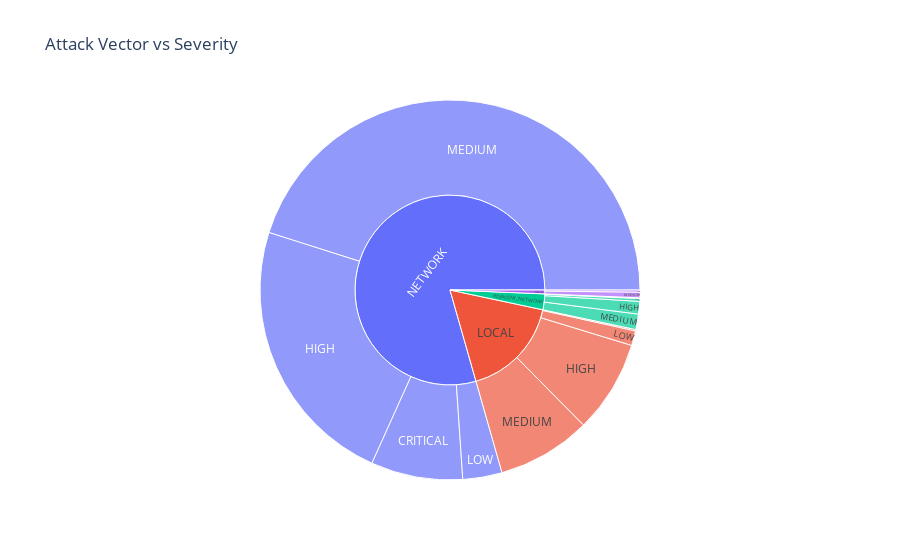

Notebook cell for this chart:
### Markdown cell above
### Correlation Analysis

### Code cell
# Analyze relationship between attack vector and severity
attack_severity = df[df['attack_vector'] != ''].groupby(['attack_vector', 'cvss_severity']).size().reset_index(name='count')

if not attack_severity.empty:
    fig = px.sunburst(
        attack_severity,
        path=['attack_vector', 'cvss_severity'],
        values='count',
        title='Attack Vector vs Severity'
    )
    fig.show()

# Severity by attack complexity
complexity_severity = df[df['attack_complexity'] != ''].groupby(['attack_complexity', 'cvss_severity']).size().reset_index(name='count')

if not complexity_severity.empty:
    fig2 = px.bar(
        complexity_severity,
        x='attack_complexity',
        y='count',
        color='cvss_severity',
        title='Attack Complexity vs Severity',
        barmode='group'
    )
    fig2.show()

### Figure 1 — Plotly figure (JSON) as saved in the notebook; plotly's stock layout.template omitted (floating-point values rounded to 4 significant figures)
{"data": [{"branchvalues": "total", "domain": {"x": [0, 1], "y": [0, 1]}, "hovertemplate": "labels=%{label}<br>count=%{value}<br>parent=%{parent}<br>id=%{id}<extra></extra>", "ids": ["ADJACENT_NETWORK/CRITICAL", "ADJACENT_NETWORK/HIGH", "ADJACENT_NETWORK/LOW", "ADJACENT_NETWORK/MEDIUM", "LOCAL/CRITICAL", "LOCAL/HIGH", "LOCAL/LOW", "LOCAL/MEDIUM", "NETWORK/CRITICAL", "NETWORK/HIGH", "NETWORK/LOW", "NETWORK/MEDIUM", "PHYSICAL/LOW", "PHYSICAL/MEDIUM", "ADJACENT_NETWORK", "LOCAL", "NETWORK", "PHYSICAL"], "labels": ["CRITICAL", "HIGH", "LOW", "MEDIUM", "CRITICAL", "HIGH", "LOW", "MEDIUM", "CRITICAL", "HIGH", "LOW", "MEDIUM", "LOW", "MEDIUM", "ADJACENT_NETWORK", "LOCAL", "NETWORK", "PHYSICAL"], "name": "", "parents": ["ADJACENT_NETWORK", "ADJACENT_NETWORK", "ADJACENT_NETWORK", "ADJACENT_NETWORK", "LOCAL", "LOCAL", "LOCAL", "LOCAL", "NETWORK", "NETWORK", "NETWORK", "NETWORK", "PHYSICAL", "PHYSICAL", "", "", "", ""], "type": "sunburst", "values": [1.0, 18.0, 4.0, 22.0, 2.0, 132.0, 21.0, 134.0, 131.0, 388.0, 56.0, 756.0, 3.0, 8.0, 45.0, 289.0, 1331.0, 11.0]}], "layout": {"legend": {"tracegroupgap": 0}, "title": {"text": "Attack Vector vs Severity"}}}
